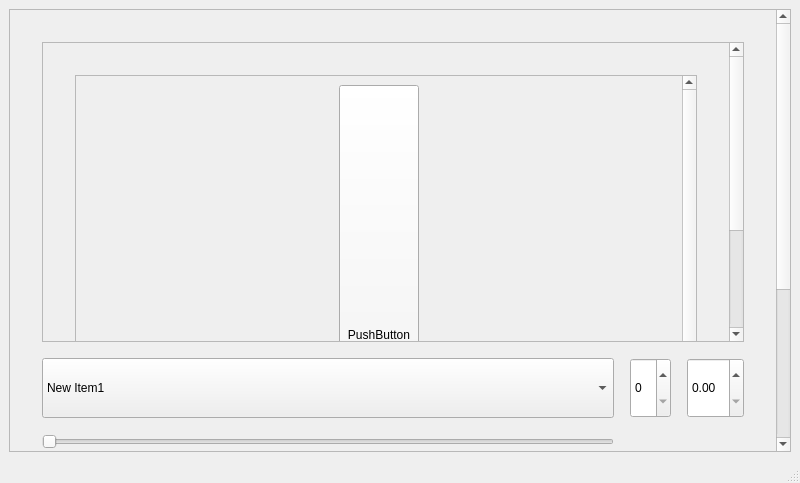
<?xml version="1.0" encoding="UTF-8"?>
<ui version="4.0">
 <class>MainWindow</class>
 <widget class="QMainWindow" name="MainWindow">
  <property name="geometry">
   <rect>
    <x>0</x>
    <y>0</y>
    <width>800</width>
    <height>483</height>
   </rect>
  </property>
  <property name="windowTitle">
   <string>MainWindow</string>
  </property>
  <widget class="QWidget" name="centralwidget">
   <layout class="QGridLayout" name="gridLayout">
    <item row="0" column="0">
     <widget class="QScrollArea" name="scrollArea">
      <property name="verticalScrollBarPolicy">
       <enum>Qt::ScrollBarAlwaysOn</enum>
      </property>
      <property name="widgetResizable">
       <bool>true</bool>
      </property>
      <widget class="QWidget" name="scrollAreaWidgetContents">
       <property name="geometry">
        <rect>
         <x>0</x>
         <y>0</y>
         <width>766</width>
         <height>687</height>
        </rect>
       </property>
       <layout class="QGridLayout" name="gridLayout_2">
        <property name="leftMargin">
         <number>32</number>
        </property>
        <property name="topMargin">
         <number>32</number>
        </property>
        <property name="rightMargin">
         <number>32</number>
        </property>
        <property name="bottomMargin">
         <number>32</number>
        </property>
        <property name="spacing">
         <number>16</number>
        </property>
        <item row="1" column="2">
         <widget class="QDoubleSpinBox" name="doubleSpinBox">
          <property name="minimumSize">
           <size>
            <width>0</width>
            <height>60</height>
           </size>
          </property>
         </widget>
        </item>
        <item row="4" column="0" colspan="2">
         <widget class="QScrollArea" name="scrollArea_3">
          <property name="minimumSize">
           <size>
            <width>0</width>
            <height>200</height>
           </size>
          </property>
          <property name="widgetResizable">
           <bool>true</bool>
          </property>
          <widget class="QWidget" name="scrollAreaWidgetContents_3">
           <property name="geometry">
            <rect>
             <x>0</x>
             <y>0</y>
             <width>609</width>
             <height>418</height>
            </rect>
           </property>
           <layout class="QGridLayout" name="gridLayout_4">
            <item row="0" column="0">
             <widget class="QPushButton" name="pushButton">
              <property name="sizePolicy">
               <sizepolicy hsizetype="Fixed" vsizetype="Fixed">
                <horstretch>0</horstretch>
                <verstretch>0</verstretch>
               </sizepolicy>
              </property>
              <property name="minimumSize">
               <size>
                <width>0</width>
                <height>400</height>
               </size>
              </property>
              <property name="text">
               <string>PushButton</string>
              </property>
             </widget>
            </item>
           </layout>
          </widget>
         </widget>
        </item>
        <item row="0" column="0" colspan="3">
         <widget class="QScrollArea" name="scrollArea_2">
          <property name="minimumSize">
           <size>
            <width>0</width>
            <height>300</height>
           </size>
          </property>
          <property name="widgetResizable">
           <bool>true</bool>
          </property>
          <widget class="QWidget" name="scrollAreaWidgetContents_2">
           <property name="geometry">
            <rect>
             <x>0</x>
             <y>0</y>
             <width>686</width>
             <height>464</height>
            </rect>
           </property>
           <layout class="QGridLayout" name="gridLayout_3">
            <property name="leftMargin">
             <number>32</number>
            </property>
            <property name="topMargin">
             <number>32</number>
            </property>
            <property name="rightMargin">
             <number>32</number>
            </property>
            <property name="bottomMargin">
             <number>32</number>
            </property>
            <property name="spacing">
             <number>16</number>
            </property>
            <item row="0" column="0">
             <widget class="QScrollArea" name="scrollArea_4">
              <property name="minimumSize">
               <size>
                <width>0</width>
                <height>400</height>
               </size>
              </property>
              <property name="widgetResizable">
               <bool>true</bool>
              </property>
              <widget class="QWidget" name="scrollAreaWidgetContents_4">
               <property name="geometry">
                <rect>
                 <x>0</x>
                 <y>0</y>
                 <width>606</width>
                 <height>518</height>
                </rect>
               </property>
               <layout class="QGridLayout" name="gridLayout_5">
                <item row="0" column="0">
                 <widget class="QPushButton" name="pushButton_2">
                  <property name="sizePolicy">
                   <sizepolicy hsizetype="Fixed" vsizetype="Fixed">
                    <horstretch>0</horstretch>
                    <verstretch>0</verstretch>
                   </sizepolicy>
                  </property>
                  <property name="minimumSize">
                   <size>
                    <width>0</width>
                    <height>500</height>
                   </size>
                  </property>
                  <property name="text">
                   <string>PushButton</string>
                  </property>
                 </widget>
                </item>
               </layout>
              </widget>
             </widget>
            </item>
           </layout>
          </widget>
         </widget>
        </item>
        <item row="1" column="1">
         <widget class="QSpinBox" name="spinBox">
          <property name="minimumSize">
           <size>
            <width>0</width>
            <height>60</height>
           </size>
          </property>
         </widget>
        </item>
        <item row="1" column="0">
         <widget class="QComboBox" name="comboBox">
          <property name="minimumSize">
           <size>
            <width>0</width>
            <height>60</height>
           </size>
          </property>
          <item>
           <property name="text">
            <string>New Item1</string>
           </property>
          </item>
          <item>
           <property name="text">
            <string>New Item2</string>
           </property>
          </item>
          <item>
           <property name="text">
            <string>New Item3</string>
           </property>
          </item>
          <item>
           <property name="text">
            <string>New Item4</string>
           </property>
          </item>
         </widget>
        </item>
        <item row="3" column="0">
         <widget class="QSlider" name="horizontalSlider">
          <property name="orientation">
           <enum>Qt::Horizontal</enum>
          </property>
         </widget>
        </item>
        <item row="4" column="2">
         <widget class="QSlider" name="verticalSlider">
          <property name="orientation">
           <enum>Qt::Vertical</enum>
          </property>
         </widget>
        </item>
       </layout>
      </widget>
     </widget>
    </item>
   </layout>
  </widget>
  <widget class="QMenuBar" name="menubar">
   <property name="geometry">
    <rect>
     <x>0</x>
     <y>0</y>
     <width>800</width>
     <height>23</height>
    </rect>
   </property>
  </widget>
  <widget class="QStatusBar" name="statusbar"/>
 </widget>
 <resources/>
 <connections/>
</ui>
